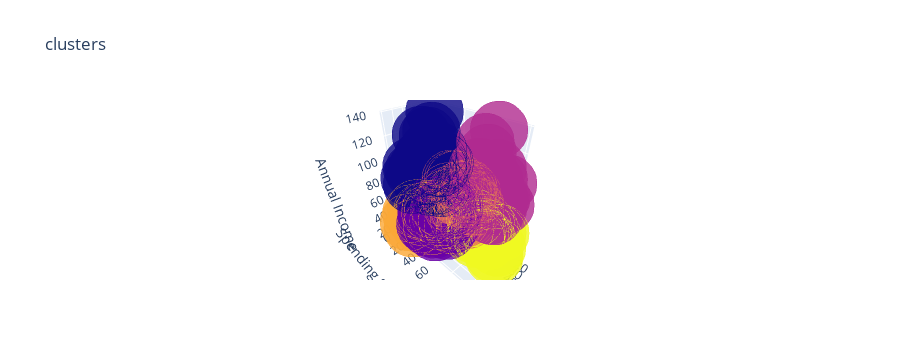

Notebook cell for this chart:
### Code cell
import plotly.graph_objects as go
dataset['label3']=labels3
trace1 = go.Scatter3d(
    x=dataset['Age'],
    y=dataset['Spending Score (1-100)'],
    z=dataset['Annual Income (k$)'],
    mode='markers',
    marker=dict(
        color=dataset['label3'],
        size=20,
        line=dict(
            color=dataset['label3'],
            width=12
        ),
        opacity=0.8
    )
)
data=[trace1]
layout=go.Layout(
    #    margin=dict(
    #        1=0,
    #        r=0,
    #        b=0,
    #        t=0
    #     )
    title= 'clusters',
    scene=dict(
        xaxis =dict(title='Age'),
        yaxis =dict(title='Spending Score (1-100)'),
             zaxis =dict(title='Annual Income')
        )
    )
fig=go.Figure(data=data,layout=layout)
py.offline.iplot(fig)

### Figure 1 — Plotly figure (JSON) as saved in the notebook; plotly's stock layout.template omitted (floating-point values rounded to 4 significant figures; data arrays with more than 128 entries replaced by an {"elided": "..."} marker saying what was removed)
{"data": [{"marker": {"color": {"elided": "200 int values"}, "line": {"color": {"elided": "200 int values"}, "width": 12}, "opacity": 0.8, "size": 20}, "mode": "markers", "type": "scatter3d", "x": {"elided": "200 int values"}, "y": {"elided": "200 int values"}, "z": {"elided": "200 int values"}}], "layout": {"height": 360, "scene": {"xaxis": {"title": {"text": "Age"}}, "yaxis": {"title": {"text": "Spending Score (1-100)"}}, "zaxis": {"title": {"text": "Annual Income"}}}, "title": {"text": "clusters"}}}
